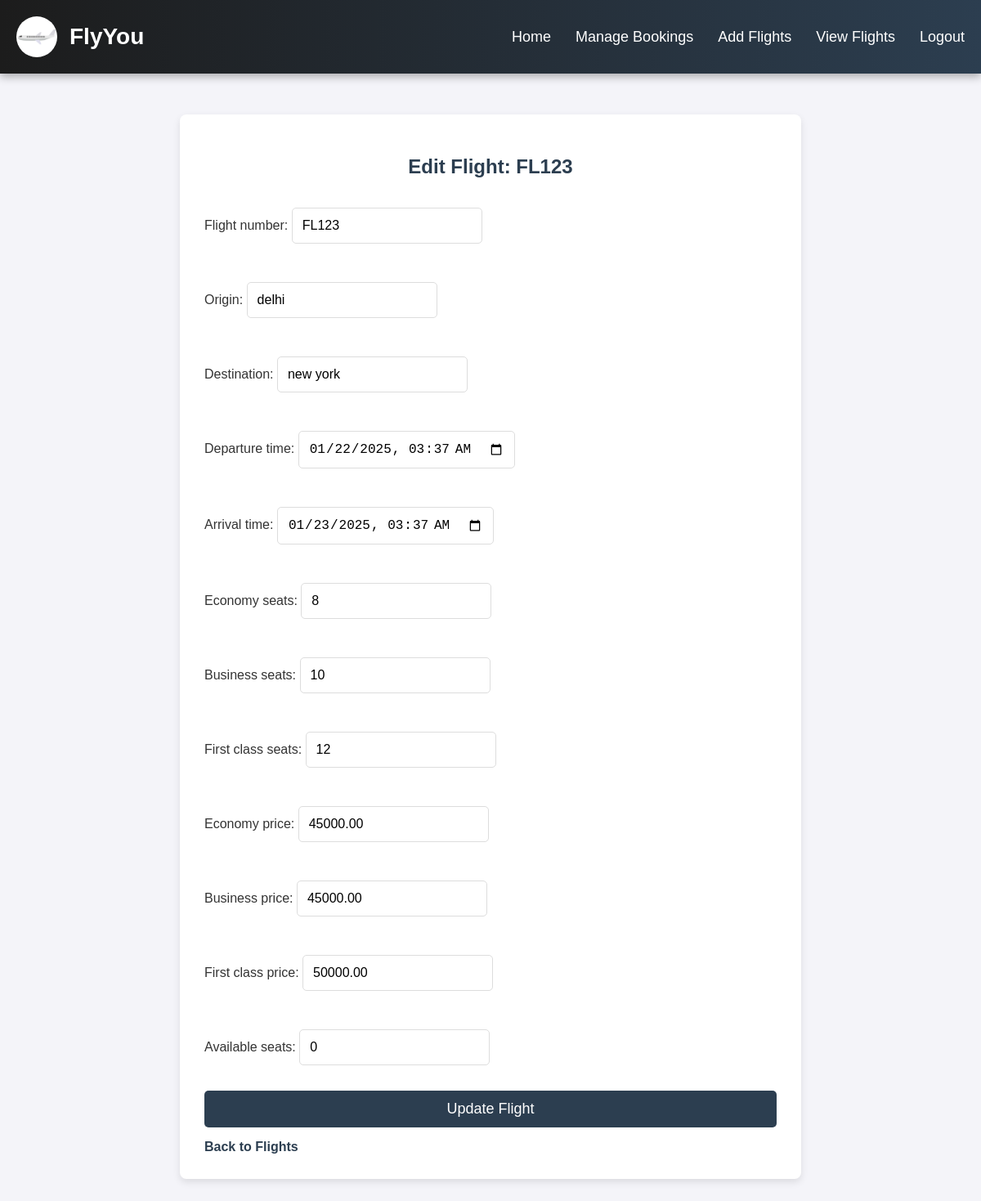
The app's page /edit/1/ (signed in) with its own data.
### app/models.py (models this page shows, shortened)
class Flight(models.Model):
    flight_number = models.CharField(max_length=100)
    origin = models.CharField(max_length=100)
    destination = models.CharField(max_length=100)
    departure_time = models.DateTimeField()
    arrival_time = models.DateTimeField()
    economy_seats = models.IntegerField(default=0)
    business_seats = models.IntegerField(default=0)
    first_class_seats = models.IntegerField(default=0)
    economy_price = models.DecimalField(max_digits=10, decimal_places=2)
    business_price = models.DecimalField(max_digits=10, decimal_places=2)
    first_class_price = models.DecimalField(max_digits=10, decimal_places=2)
    available_seats = models.IntegerField(default=0)

### app/views.py (the view)
# urls.py: path('edit/<int:flight_id>/', views.edit_flight, name='edit_flight'),
@login_required
def edit_flight(request, flight_id):
    flight = get_object_or_404(Flight, id=flight_id)
    if request.method == 'POST':
        form = FlightForm(request.POST, instance=flight)
        if form.is_valid():
            form.save()
            return redirect('flight_list')  # Redirect to flight list
    else:
        form = FlightForm(instance=flight)
    return render(request, 'admin/edit_flight.html', {'form': form})

### app/forms.py
class FlightForm(forms.ModelForm):
    class Meta:
        model = Flight
        fields = ['flight_number', 'origin', 'destination', 'departure_time', 'arrival_time','economy_seats','business_seats','first_class_seats','economy_price','business_price','first_class_price','available_seats' ]
        widgets = {
            'departure_time': forms.DateTimeInput(attrs={'type': 'datetime-local'}),
            'arrival_time': forms.DateTimeInput(attrs={'type': 'datetime-local'}),
        }

### templates/admin/edit_flight.html (shortened to what this page needs)
<!DOCTYPE html>
<html lang="en">
<head>
    {% load static %}
</head>
<body>
    <nav>
        <div class="navbar-container">
            <div class="navbar-brand">
                <img src="{% static 'images/flightlogo.png' %}" alt="Logo" class="logo">
                <span class="brand-name">FlyYou</span>
            </div>
            <ul class="navbar-links">
                <li class="nav-item">
                    <a href="{% url 'admin_home' %}">Home</a>
                </li>
                <li class="nav-item">
                    <a href="{% url 'manage_bookings' %}">Manage Bookings</a>
                </li>
                <li class="nav-item">
                    <a href="{% url 'add_flight' %}">Add Flights</a>
                </li>
                <li class="nav-item">
                    <a href="{% url 'flight_list' %}">View Flights</a>
                </li>
                <li class="nav-item">
                    <a href="{% url 'user_logout' %}">Logout</a>
                </li>
            </ul>
        </div>
    </nav>
    <div class="container">
        {% block content %}
            <h2>Edit Flight: {{ form.instance.flight_number }}</h2>
            <form method="POST">
                {{ form.as_p }}
                <button type="submit">Update Flight</button>
            </form>
            <a href="{% url 'flight_list' %}" class="back-link">Back to Flights</a>
        {% endblock %}
    </div>
</body>
</html>

### templates/admin/edit_flight.html (style rules this page uses)
body { font-family: Arial, sans-serif; margin: 0; padding: 0; background-color: #f4f4f9; color: #333; }
nav { background: linear-gradient(to right, #1c1c1c, #2c3e50); padding: 20px; position: sticky; top: 0; z-index: 1000; box-shadow: 0 4px 10px rgba(0, 0, 0, 0.3); }
.navbar-container { display: flex; justify-content: space-between; align-items: center; max-width: 1200px; margin: 0 auto; }
.navbar-brand { display: flex; align-items: center; }
.navbar-brand .logo { width: 50px; height: 50px; margin-right: 15px; border-radius: 50%; }
.navbar-brand .brand-name { font-size: 28px; font-weight: 600; color: #ffffff; }
.navbar-links { list-style: none; display: flex; gap: 30px; margin: 0; padding: 0; }
.navbar-links li { display: inline-block; }
.navbar-links li a { text-decoration: none; color: #ffffff; font-size: 18px; font-weight: 400; transition: all 0.3s ease-in-out; }
.container { max-width: 700px; margin: 50px auto; padding: 30px; background: #ffffff; border-radius: 8px; box-shadow: 0 4px 10px rgba(0, 0, 0, 0.1); }
h2 { text-align: center; color: #2c3e50; }
form { display: flex; flex-direction: column; gap: 15px; }
form input, form select { padding: 12px; font-size: 16px; border: 1px solid #ddd; border-radius: 5px; }
button { padding: 12px; background-color: #2c3e50; color: white; border: none; border-radius: 5px; cursor: pointer; font-size: 18px; }
.back-link { display: inline-block; margin-top: 15px; text-align: center; color: #2c3e50; text-decoration: none; font-weight: bold; }

### records on screen
Flight: instance.flight_number "FL123", flight_number "FL123", origin "delhi", destination "new york", departure_time "01/22/2025 03:37", arrival_time "01/23/2025 03:37", economy_seats "8", business_seats "10", first_class_seats "12", economy_price "45000.00", business_price "45000.00", first_class_price "50000.00", available_seats "0"
